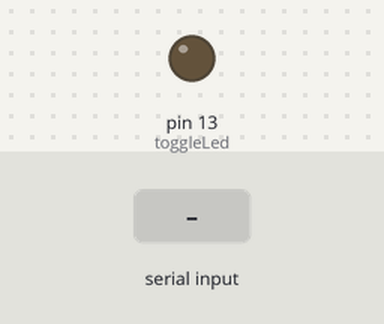
A sketch run on a simulated Arduino Uno, built with avr-gcc and run on an emulated ATmega328P. Shown: output pins drawn as LEDs (lit = HIGH). The inputs (shaded band) are chosen by the test bench. What the sketch prints to the serial monitor is not drawn.

Above: at 0.9 s.
1.0 s: "1" received over Serial
At 1.7 s:
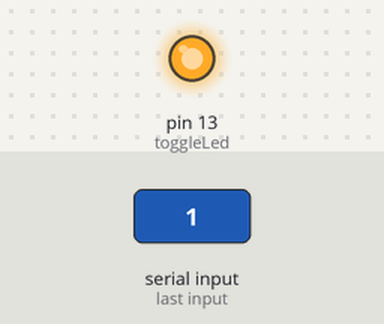
2.5 s: "0" received over Serial
At 2.8 s:
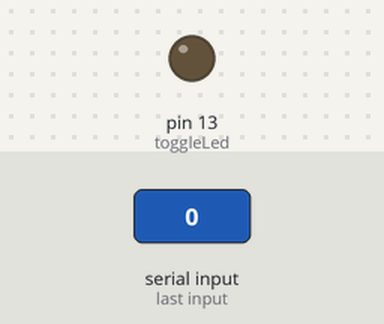
4.0 s: "2" received over Serial
At 5.2 s:
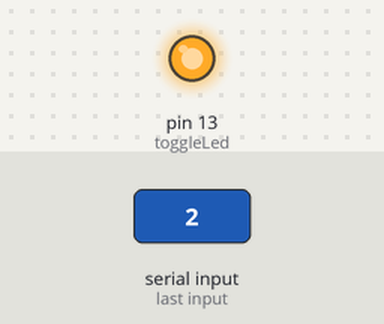
Timing chart, 0 to 7.0 s (numbered marks = the images above; inputs shaded):
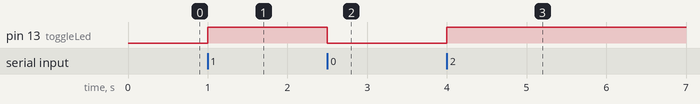

Measured:
- after the input at 1.0 s, pin 13 (toggleLed): LOW → HIGH at once
- after the input at 2.5 s, pin 13 (toggleLed): HIGH → LOW at once
- after the input at 4.0 s, pin 13 (toggleLed): LOW → HIGH at once

The sketch:

serialTesting.ino
```cpp
#include <Servo.h>
Servo servo;
char incomingByte = 'a';
char outByte ='0';
void setup() {
  Serial.begin(9600);
  //  servo.attach(10);/
  //  servo.write(100);/
  pinMode(13, OUTPUT);
  digitalWrite(13, LOW);
  while (!Serial.available()) {

  }
}

void loop() {
  while (!Serial.available() > 0) {
  }
  // read the incoming byte:
  incomingByte = Serial.read();

  toggleLed(incomingByte);
//  /Serial.flush();

}
void toggleLed(char inByte) {
  outByte+=1;
  Serial.write(outByte);
  digitalWrite(13, !digitalRead(13));
}
```
